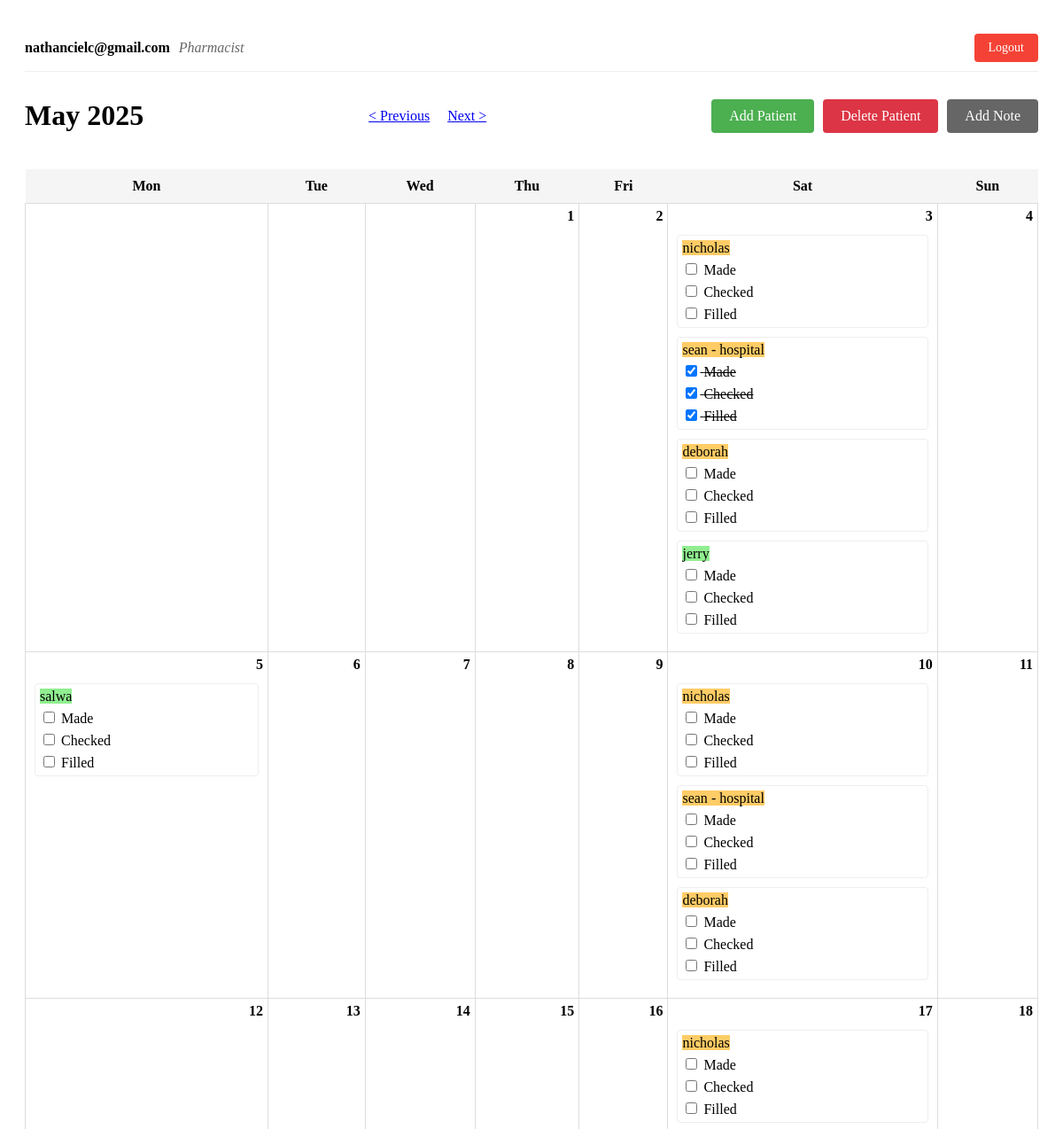
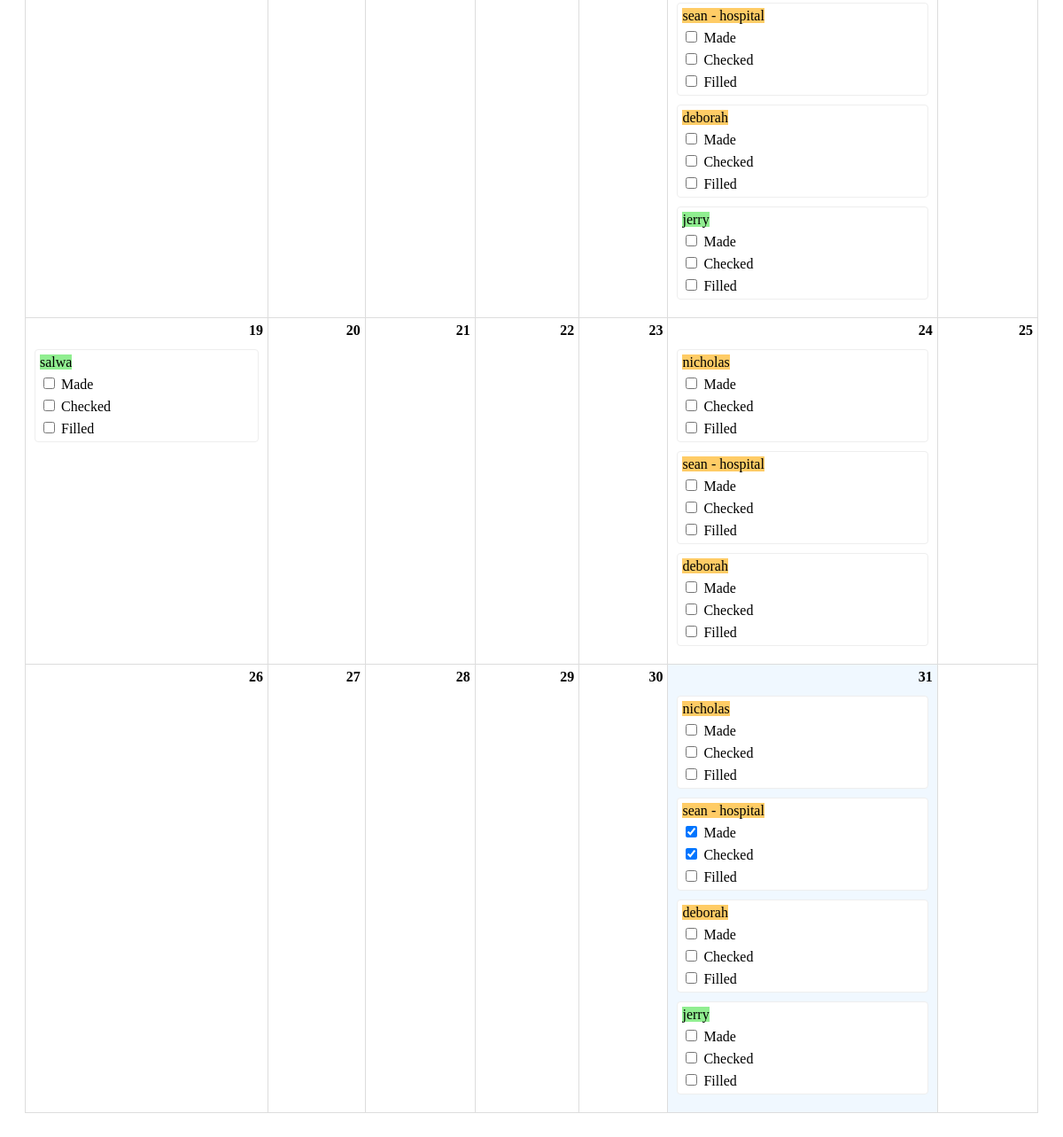
Screenshot of / (signed in) with the database file from the repository (2 pictures, top to bottom).
### website/models.py (models this page shows)
class User(db.Model, UserMixin):
    id = db.Column(db.Integer, primary_key=True)
    email = db.Column(db.String(150), unique=True, nullable=False)
    password = db.Column(db.String(150), nullable=False)
    full_name = db.Column(db.String(150), nullable=False)
    role = db.Column(db.String(50), nullable=False)
    date_created = db.Column(db.DateTime, default=datetime.utcnow)

class Patient(db.Model):
    id = db.Column(db.Integer, primary_key=True)
    name = db.Column(db.String(100), nullable=False)
    frequency = db.Column(db.Integer)  # 1, 2, or 4 weeks
    start_date = db.Column(db.DateTime, nullable=False)
    notes = db.Column(db.Text)  # Optional notes field
    check_statuses = db.relationship('CheckStatus', backref='patient', cascade='all, delete-orphan')

class CheckStatus(db.Model):
    id = db.Column(db.Integer, primary_key=True)
    patient_id = db.Column(db.Integer, db.ForeignKey('patient.id', ondelete='CASCADE'), nullable=False)
    date = db.Column(db.Date, nullable=False)
    made = db.Column(db.Boolean, default=False)
    checked = db.Column(db.Boolean, default=False)
    filled = db.Column(db.Boolean, default=False)

### website/views.py (the view)
@views.route('/')
@login_required
def index():
    today = datetime.now()
    year = request.args.get('year', today.year, type=int)
    month = request.args.get('month', today.month, type=int)
    cal = calendar.monthcalendar(year, month)
    month_name = calendar.month_name[month]
    patients = Patient.query.all()
    prescriptions = {}
    for week in cal:
        for day in week:
            if day != 0:
                current_date = date(year, month, day)
                prescriptions[current_date] = []
                for patient in patients:
                    start_date = patient.start_date.date()
                    if current_date >= start_date and (current_date - start_date).days % (patient.frequency * 7) == 0:
                        check_status = CheckStatus.query.filter_by(
                            patient_id=patient.id,
                            date=current_date
                        ).first()
                        prescriptions[current_date].append({
                            'patient': patient,
                            'status': check_status or None
                        })
    return render_template('calendar.html',
                         calendar=cal,
                         month=month,
                         year=year,
                         month_name=month_name,
                         prescriptions=prescriptions,
                         today=today.date(),
                         day_of_month=today.day,
                         date=date,
                         user=current_user
                        )

### website/__init__.py (called while the page is built)
def create_app():
    app = Flask(__name__)
    app.config['SECRET_KEY'] = 'hjshjhdjah kjshkjdhjs'  # Replace with a secure key in production
    app.config['SQLALCHEMY_DATABASE_URI'] = f'sqlite:///{DB_NAME}'
    db.init_app(app)
    from .views import views
    from .auth import auth
    app.register_blueprint(views, url_prefix='/')
    app.register_blueprint(auth, url_prefix='/')
    from .models import User, Patient, CheckStatus
    create_database(app)
    login_manager = LoginManager()
    login_manager.login_view = 'auth.login'  # Where to redirect if not logged in
    login_manager.init_app(app)
    @login_manager.user_loader
    def load_user(id):
        return User.query.get(int(id))
    return app

### website/templates/calendar.html (shortened to what this page needs)
<!DOCTYPE html>
<html>
<head>
    <link rel="stylesheet" href="{{ url_for('static', filename='style.css') }}">
</head>
<body>
    <div class="container">
        <div class="user-section">
            <div class="user-info">
                <span class="user-name">{{ user.full_name }}</span>
                <span class="user-role">{{ user.role }}</span>
            </div>
            <a href="{{ url_for('auth.logout') }}" class="logout-button">Logout</a>
        </div>
        <div class="header">
            <h1>{{ month_name }} {{ year }}</h1>
            <div class="navigation">
                {% set prev_month = month - 1 if month > 1 else 12 %}
                {% set prev_year = year if month > 1 else year - 1 %}
                {% set next_month = month + 1 if month < 12 else 1 %}
                {% set next_year = year if month < 12 else year + 1 %}
                <a href="{{ url_for('views.index', month=prev_month, year=prev_year) }}">&lt; Previous</a>
                <a href="{{ url_for('views.index', month=next_month, year=next_year) }}">Next &gt;</a>
            </div>
            <div class="action-buttons">
                <a href="{{ url_for('views.add_patient') }}" class="button primary">Add Patient</a>
                <a href="{{ url_for('views.delete_patient') }}" class="button danger">Delete Patient</a>
                <a href="{{ url_for('views.add_note') }}" class="button info">Add Note</a>
            </div>
        </div>
        <table class="calendar">
            <tr>
                <th>Mon</th>
                <th>Tue</th>
                <th>Wed</th>
                <th>Thu</th>
                <th>Fri</th>
                <th>Sat</th>
                <th>Sun</th>
            </tr>
            {% for week in calendar %}
            <tr>
                {% for day in week %}
                <td {% if day != 0 %}class="day {% if today == date(year, month, day) %}today{% endif %}"{% endif %}>
                    {% if day != 0 %}
                        <div class="day-number">{{ day }}</div>
                        {% set current_date = date(year, month, day) %}
                        {% if current_date in prescriptions %}
                            <div class="prescriptions">
                                {% for prescription in prescriptions[current_date] %}
                                    <div class="prescription">
                                        {% set all_checked = prescription.status and
                                            prescription.status.made and
                                            prescription.status.checked and
                                            (prescription.status.filled if day_of_month >= day else True) %}
                                        <span class="highlight-{{ prescription.patient.frequency }}" >
                                            {{ prescription.patient.name }}
                                            {% if prescription.patient.notes %}
                                                <span class="patient-note"> - {{ prescription.patient.notes }} </span>
                                            {% endif %}
                                        </span>
                                        <div class="checkboxes {% if all_checked %}completed{% endif %}">
                                            <label>
                                                <input type="checkbox"
                                                        data-patient="{{ prescription.patient.id }}"
                                                        data-date="{{ current_date }}"
                                                        data-type="made"
                                                        {% if prescription.status and prescription.status.made %}checked{% endif %}>
                                                Made
                                            </label>
                                            <label>
                                                <input type="checkbox"
                                                        data-patient="{{ prescription.patient.id }}"
                                                        data-date="{{ current_date }}"
                                                        data-type="checked"
                                                        {% if prescription.status and prescription.status.checked %}checked{% endif %}>
                                                Checked
                                            </label>
                                            {% if day_of_month >= day %}
                                            <label>
                                                <input type="checkbox"
                                                        data-patient="{{ prescription.patient.id }}"
                                                        data-date="{{ current_date }}"
                                                        data-type="filled"
                                                        {% if prescription.status and prescription.status.filled %}checked{% endif %}>
                                                Filled
                                            </label>
                                            {% endif %}
                                        </div>
                                    </div>
                                {% endfor %}
                            </div>
                        {% endif %}
                    {% endif %}
                </td>
                {% endfor %}
            </tr>
            {% endfor %}
        </table>
    </div>
</body>
</html>

### website/static/styles/style.css (style rules this page uses)
.container { max-width: 1200px; margin: 0 auto; padding: 20px; }
.header { display: flex; justify-content: space-between; align-items: center; margin-bottom: 20px; flex-wrap: wrap; gap: 20px; }
.navigation { display: flex; gap: 20px; }
.action-buttons { display: flex; gap: 10px; }
.calendar { width: 100%; border-collapse: collapse; }
.calendar th { background-color: #f5f5f5; padding: 10px; text-align: center; }
.calendar td { border: 1px solid #ddd; padding: 10px; height: 120px; vertical-align: top; }
.day { position: relative; }
.day-number { position: absolute; top: 5px; right: 5px; font-weight: bold; }
.today { background-color: #f0f8ff; }
.prescriptions { margin-top: 25px; }
.prescription { margin-bottom: 10px; padding: 5px; background-color: #fff; border: 1px solid #eee; border-radius: 4px; }
.checkboxes { display: flex; flex-direction: column; gap: 5px; margin-top: 5px; }
.button { padding: 10px 20px; text-decoration: none; border-radius: 4px; border: none; cursor: pointer; display: inline-block; background-color: #666; color: white; }
.button.primary { background-color: #4CAF50; }
.button.danger { background-color: #dc3545; }

### website/templates/calendar.html (style rules this page uses)
.user-section { display: flex; justify-content: space-between; align-items: center; padding: 10px 0; margin-bottom: 10px; border-bottom: 1px solid #eee; }
.user-info { display: flex; align-items: center; }
.user-name { font-weight: bold; margin-right: 10px; }
.user-role { color: #666; font-style: italic; }
.logout-button { background-color: #f44336; color: white; border: none; padding: 8px 16px; border-radius: 4px; cursor: pointer; text-decoration: none; font-size: 14px; }
.highlight-1 { background-color: #ffcc66; }
.highlight-2 { background-color: #90ee90; }
.completed { text-decoration: line-through; }

### rows the page displays
User: full_name "nathancielc@gmail.com", role "Pharmacist"
Patient: patient.name "nicholas" "nicholas" "nicholas" "nicholas" "nicholas"
Patient: patient.name "sean" "sean" "sean" "sean" "sean", patient.notes "hospital" "hospital" "hospital" "hospital" "hospital"
CheckStatus: made "☑", checked "☑", filled "☑"
Patient: patient.name "deborah" "deborah" "deborah" "deborah" "deborah"
Patient: patient.name "jerry" "jerry" "jerry"
Patient: patient.name "salwa" "salwa"
CheckStatus: made "☑", checked "☑"

### other values shown
{{ month_name }} "May"
{{ year }} "2025"
{{ day }} "1" "2" "3" "4" "5" "6" "7" "8" "9" "10" "11" "12" "13" "14" "15" "16" "17" "18" "19" "20" "21" "22" "23" "24" "25" "26" "27" "28" "29" "30" "31"
